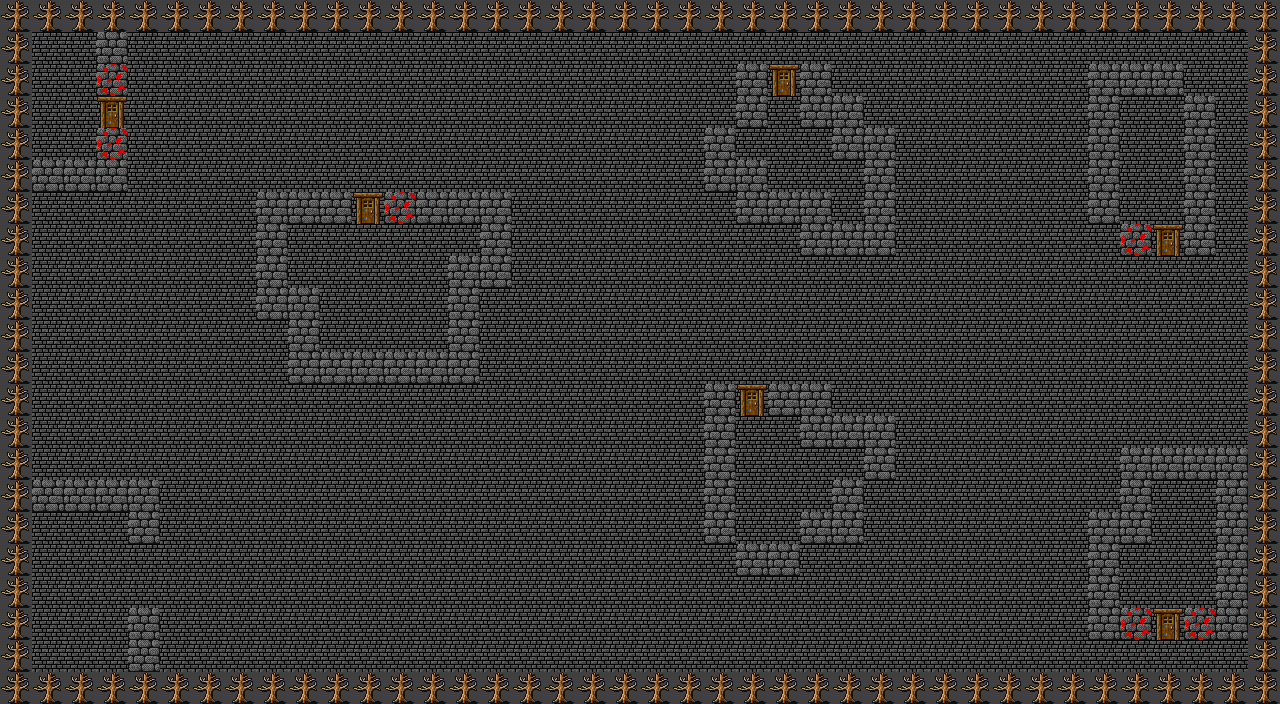

This is a level from a 2D game, rendered from its Tiled map with the project's own tilesets. A one-line summary and the map file follow, with tile-layer data summarised:
An orthogonal 40x22 tile map with 32x32 px tiles, 4 tile layers (Area, OuterWall, InnerWall, Door), 2 tilesets.

<map version="1.0" orientation="orthogonal" renderorder="right-down" width="40" height="22" tilewidth="32" tileheight="32" nextobjectid="1">
 <tileset firstgid="1" name="map" tilewidth="32" tileheight="32" tilecount="90">
  <image source="map.gif" width="288" height="320" />
  <tile id="36">
   <properties>
    <property name="Blocked" value="" />
   </properties>
  </tile>
  <tile id="37">
   <properties>
    <property name="Blocked" value="" />
   </properties>
  </tile>
  <tile id="42">
   <properties>
    <property name="Blocked" value="" />
   </properties>
  </tile>
  <tile id="57">
   <properties>
    <property name="Blocked" value="" />
   </properties>
  </tile>
  <tile id="87">
   <properties>
    <property name="Blocked" value="" />
   </properties>
  </tile>
 </tileset>
 <tileset firstgid="91" name="cave" tilewidth="40" tileheight="40" tilecount="30">
  <image source="cave.png" width="200" height="263" />
 </tileset>
 <layer name="Area" width="40" height="22">
  <data>[880 cells, 880 non-empty, 1 distinct tile ids]</data>
 </layer>
 <layer name="OuterWall" width="40" height="22">
  <data>[880 cells, 120 non-empty, 1 distinct tile ids]</data>
 </layer>
 <layer name="InnerWall" width="40" height="22">
  <data>[880 cells, 100 non-empty, 2 distinct tile ids]</data>
 </layer>
 <layer name="Door" width="40" height="22">
  <data>[880 cells, 6 non-empty, 1 distinct tile ids]</data>
 </layer>
</map>
